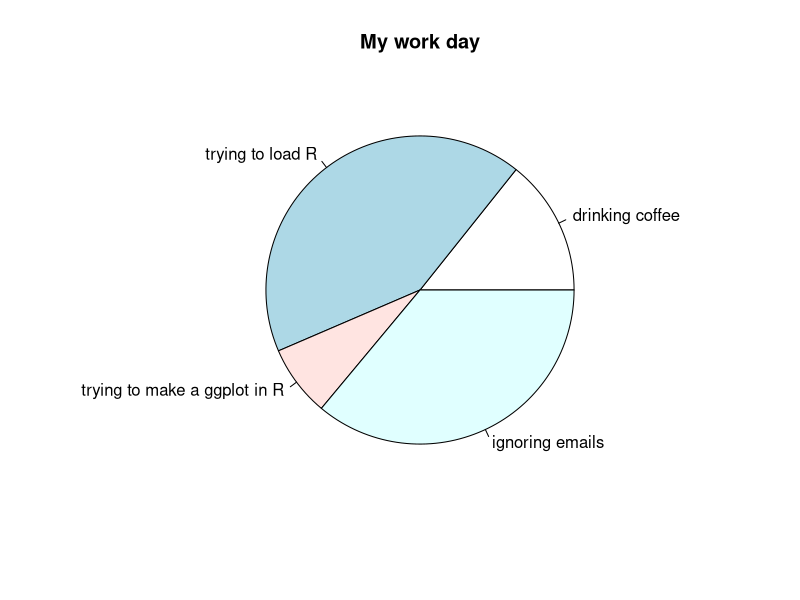

The R source for this figure:
#
# Some example code for the collaboration --------------------------------------
#


# Create data for the graph.
x <- c(21, 62, 11, 53)
labels <- c("drinking coffee", "trying to load R",  "trying to make a ggplot in R", "ignoring emails", "ranting about how much work ggplots are")


# Plot the chart.
pie(x,labels, main = "My work day")

